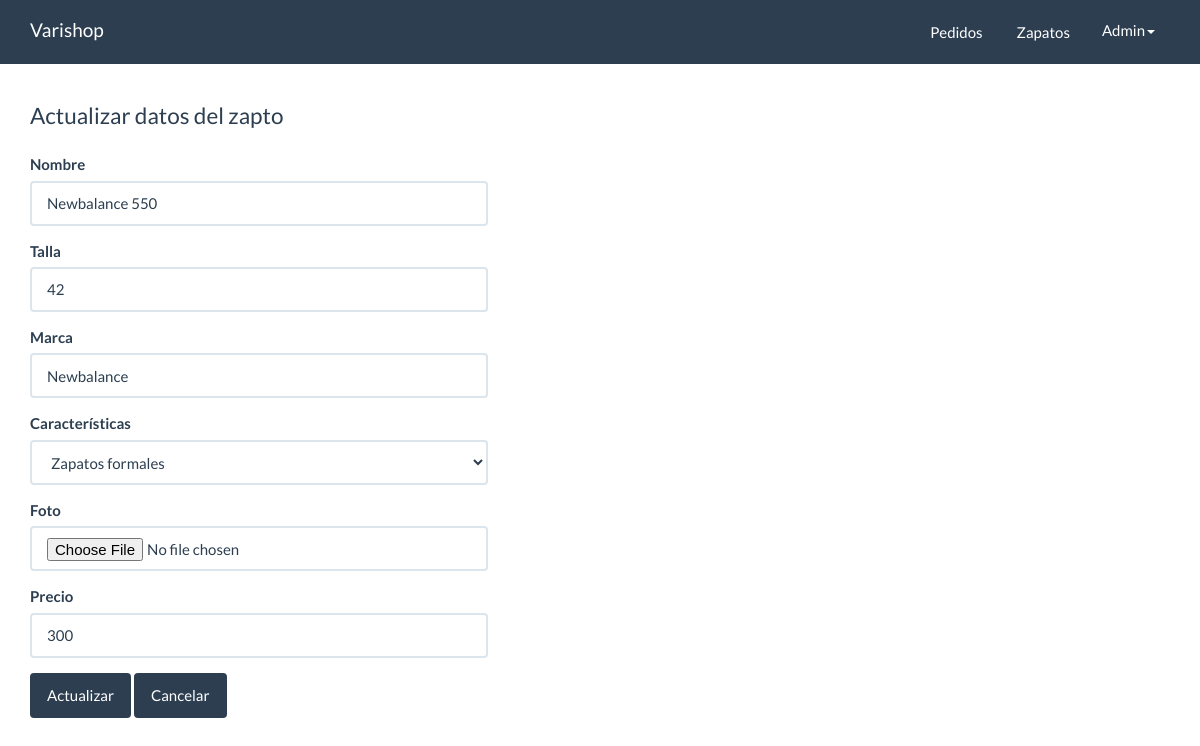
Page /panel/zapato/form_actualizar.php?Id=5 on the committed database.
### tables this page shows
CREATE TABLE `zapato` (
  `Id` int(11) NOT NULL,
  `Nombre` varchar(50) NOT NULL,
  `Marca` varchar(50) NOT NULL,
  `Talla` varchar(100) NOT NULL,
  `Foto` varchar(100) NOT NULL,
  `Precio` int(11) NOT NULL,
  `Categoria_id` int(11) NOT NULL,
  `Fecha` date NOT NULL,
  `Estado` int(11) NOT NULL DEFAULT 1
);

### src/Zapatos.php (called while the page is built, shortened)
<?php
class Zapatos {
    private $cn = null;
    public function __construct() {
        $this->config = parse_ini_file(__DIR__.'/../config.ini');
        $this->cn = new \PDO($this->config['dns'], $this->config['usuario'], $this->config['clave'], array(
            \PDO::MYSQL_ATTR_INIT_COMMAND => 'SET NAMES utf8'
        ));
    }
    public function mostrarPorId($Id) {
        $sql = "SELECT * FROM `zapato` WHERE `Id` = :Id";
        $resultado = $this->cn->prepare($sql);
        $_array = array(":Id" => $Id);
        if ($resultado->execute($_array)) {
            return $resultado->fetch();
        }
        return false;
    }
}

### panel/zapato/form_actualizar.php (the view, shortened to what this page needs)
<?php
if (isset($_GET['Id']) && is_numeric($_GET['Id'])) {
    $Id = $_GET['Id'];
    $Zapatos = new varishop\Zapatos;
    $resultado = $Zapatos->mostrarPorId($Id);
} else {
    header('Location: index.php');
}
?>
<!DOCTYPE html>
<html lang="en">
<head>
    <link rel="stylesheet" href="../../assets/css/bootstrap.min.css">
    <link rel="stylesheet" href="../../assets/css/estilos.css">
</head>
<body>
    <nav class="navbar navbar-default navbar-fixed-top">
        <div class="container">
            <div class="navbar-header">
                <a class="navbar-brand" href="index.php">Varishop</a>
            </div>
            <div id="navbar" class="navbar-collapse collapse">
                <ul class="nav navbar-nav pull-right">
                    <li>
                        <a href="../pedidos/index.php" class="btn">Pedidos</a>
                    </li>
                    <li>
                        <a href="../zapato/index.php" class="btn">Zapatos</a>
                    </li>
                    <li class="dropdown">
                        <a href="#" class="dropdown-toggle" data-toggle="dropdown" role="button" aria-haspopup="true" aria-expanded="false">
                            Admin<span class="caret"></span>
                        </a>
                    </li>
            </div>
        </div>
    </nav>
        <div class="container" id="main">
            <div class="row">
                <div class="col-md-5">
                    <fieldset>
                        <legend>Actualizar datos del zapto</legend>
                        <form action="../acciones.php" method="post" enctype="multipart/form-data">
                            <div class="form-group">
                                <label>Nombre</label>
                                <input value="<?php print $resultado['Nombre'] ?>" type="text" class="form-control" name="Nombre" placeholder="Ingrese el nombre del zapato" required>
                            </div>
                            <div class="form-group">
                                <label>Talla</label>
                                <input value="<?php print $resultado['Talla'] ?>" type="number" class="form-control" name="Talla" placeholder="Ingrese la talla del zapato" required>
                            </div>
                            <div class="form-group">
                                <label>Marca</label>
                                <input value="<?php print $resultado['Marca'] ?>" type="text" class="form-control" name="Marca" placeholder="Ingrese la marca del zapato" required>
                            </div>
                            <div class="form-group">
                                <label>Características</label>
                                <select class="form-control" name="Categoria_id" required>
                                <option value="1">Zapatos formales</option>
                                </select>
                            </div>
                            <div class="form-group">
                                <label>Foto</label>
                                <input type="file" class="form-control" name="Foto">
                            </div>
                            <div>
                                <div class="form-group">
                                    <label>Precio</label>
                                    <input  value="<?php print $resultado['Precio'] ?>" type="text" class="form-control" name="Precio" placeholder="0.000 COP" required>
                                </div>
                            </div>
                            <input type="submit" class="btn btn-primary" name="accion"value= "Actualizar">
                            <a href="index.php" class="btn btn-primary">Cancelar</a>
                        </form>
                    </fieldset>
                </div>
            </div>
        </div>
</body>
</html>

### assets/css/estilos.css (style rules this page uses)
#main { margin-top: 100px; }

### rows in the picture
zapato: Nombre "Newbalance 550", Talla "42", Marca "Newbalance", Precio "300"
